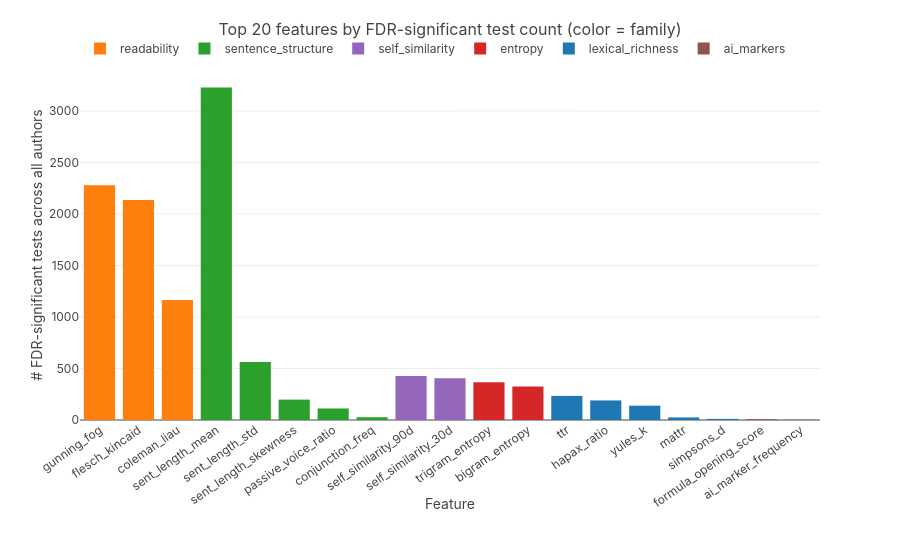

Source (notebook cell):
### Code cell
# Stacked-by-family bar of the top-20 features. One trace per family so the
# legend reads as the analytical grouping.
family_palette = {
    "lexical_richness": "#1f77b4",
    "readability": "#ff7f0e",
    "sentence_structure": "#2ca02c",
    "entropy": "#d62728",
    "self_similarity": "#9467bd",
    "ai_markers": "#8c564b",
    "unknown": "#7f7f7f",
}
fig_features = go.Figure()
for fam in family_totals["family"].to_list():
    fam_rows = top_features.filter(pl.col("family") == fam)
    if fam_rows.height == 0:
        continue
    fig_features.add_trace(
        go.Bar(
            name=fam,
            x=fam_rows["feature_name"].to_list(),
            y=fam_rows["n_significant"].to_list(),
            marker_color=family_palette.get(fam, "#7f7f7f"),
            hovertemplate="<b>%{x}</b><br>family=" + fam
            + "<br>%{y} significant tests<extra></extra>",
        )
    )
fig_features.update_layout(
    title="Top 20 features by FDR-significant test count (color = family)",
    xaxis_title="Feature",
    yaxis_title="# FDR-significant tests across all authors",
    xaxis_tickangle=-35,
    barmode="group",
    margin=dict(t=70, b=140),
    legend=dict(orientation="h", yanchor="bottom", y=1.02),
)
fig_features.show()

### Figure 1 — Plotly figure (JSON) as saved in the notebook; plotly's stock layout.template omitted (floating-point values rounded to 4 significant figures)
{"data": [{"hovertemplate": "<b>%{x}</b><br>family=readability<br>%{y} significant tests<extra></extra>", "marker": {"color": "#ff7f0e"}, "name": "readability", "type": "bar", "x": ["gunning_fog", "flesch_kincaid", "coleman_liau"], "y": [2279, 2137, 1164]}, {"hovertemplate": "<b>%{x}</b><br>family=sentence_structure<br>%{y} significant tests<extra></extra>", "marker": {"color": "#2ca02c"}, "name": "sentence_structure", "type": "bar", "x": ["sent_length_mean", "sent_length_std", "sent_length_skewness", "passive_voice_ratio", "conjunction_freq"], "y": [3228, 562, 198, 112, 27]}, {"hovertemplate": "<b>%{x}</b><br>family=self_similarity<br>%{y} significant tests<extra></extra>", "marker": {"color": "#9467bd"}, "name": "self_similarity", "type": "bar", "x": ["self_similarity_90d", "self_similarity_30d"], "y": [428, 406]}, {"hovertemplate": "<b>%{x}</b><br>family=entropy<br>%{y} significant tests<extra></extra>", "marker": {"color": "#d62728"}, "name": "entropy", "type": "bar", "x": ["trigram_entropy", "bigram_entropy"], "y": [366, 325]}, {"hovertemplate": "<b>%{x}</b><br>family=lexical_richness<br>%{y} significant tests<extra></extra>", "marker": {"color": "#1f77b4"}, "name": "lexical_richness", "type": "bar", "x": ["ttr", "hapax_ratio", "yules_k", "mattr", "simpsons_d"], "y": [234, 190, 139, 25, 11]}, {"hovertemplate": "<b>%{x}</b><br>family=ai_markers<br>%{y} significant tests<extra></extra>", "marker": {"color": "#8c564b"}, "name": "ai_markers", "type": "bar", "x": ["formula_opening_score", "ai_marker_frequency"], "y": [8, 3]}], "layout": {"barmode": "group", "legend": {"orientation": "h", "y": 1.02, "yanchor": "bottom"}, "margin": {"b": 140, "t": 70}, "title": {"text": "Top 20 features by FDR-significant test count (color = family)"}, "xaxis": {"tickangle": -35, "title": {"text": "Feature"}}, "yaxis": {"title": {"text": "# FDR-significant tests across all authors"}}}}
